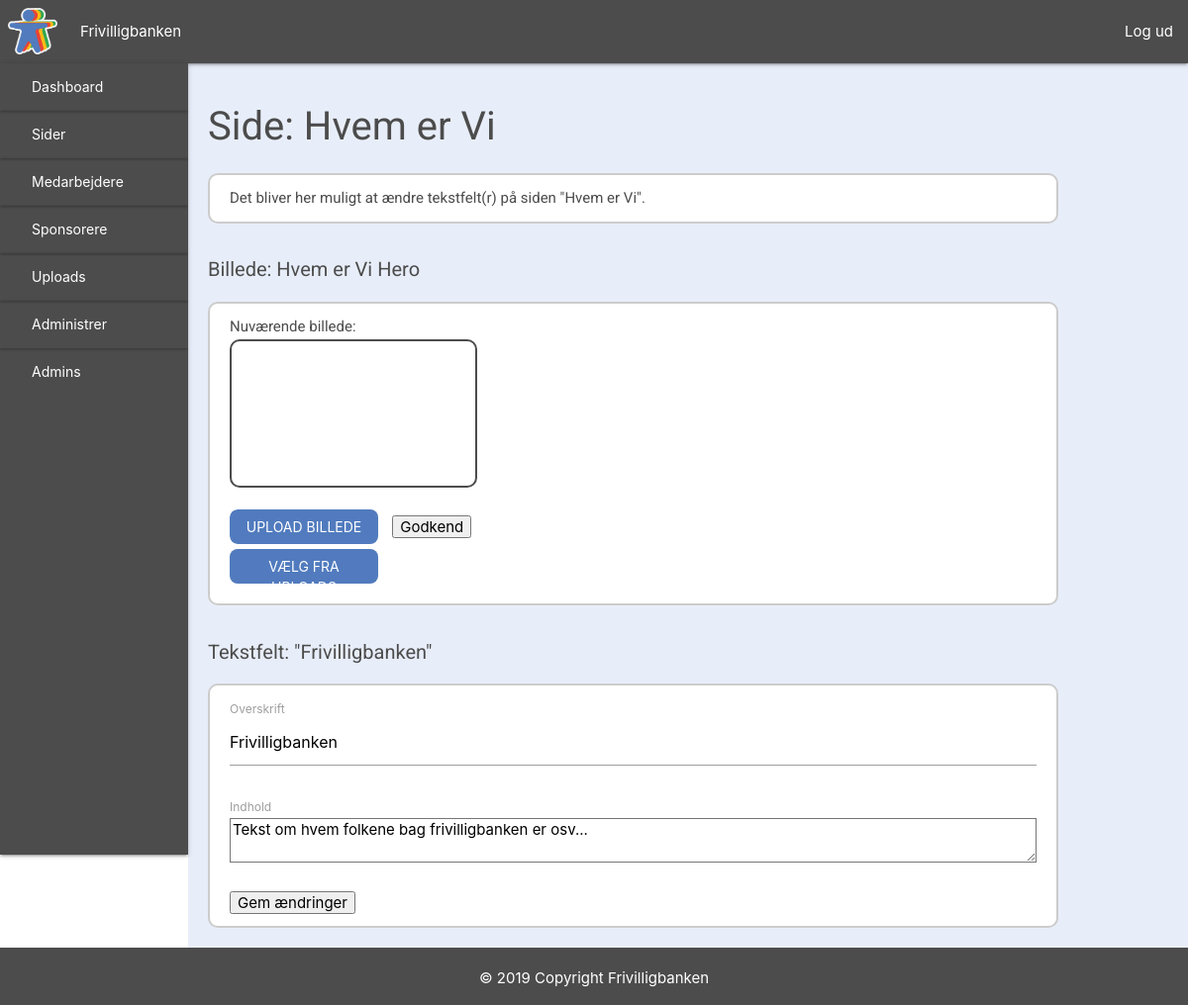
The page /side&om (signed in) on the database its author committed.
### tables this page shows
CREATE TABLE imagefield (
    ImageID INT NOT NULL AUTO_INCREMENT PRIMARY KEY,
    Page VARCHAR(255),
    FieldName VARCHAR(255),
    Image VARCHAR(255)
);

CREATE TABLE textfield (
    TextFieldID INT NOT NULL AUTO_INCREMENT PRIMARY KEY,
    Page VARCHAR(255),
    FieldName VARCHAR(255),
    FieldContent VARCHAR(5000)
);

### view/backend/page_about.php (the view, shortened to what this page needs)
<?php
require_once("view/backend/includes/header.php");
$dbCon = dbCon($user, $pass);
$query = $dbCon->prepare("SELECT * FROM `imageField` WHERE ImageID = 12");
$query->execute();
$getfrontimage1 = $query->fetch();
$dbCon = dbCon($user, $pass);
$query = $dbCon->prepare("SELECT * FROM `textField` WHERE TextFieldID = 6");
$query->execute();
$getabouttext1 = $query->fetch();
?>
    <div id="dashboard">
        <?php require_once ("view/backend/includes/sidenav.php")?>
        <div id="dashboard-content">
            <h1>Side: Hvem er Vi</h1>
            <div id="dashboard-section1">
                <p>
                    Det bliver her muligt at ændre tekstfelt(r) på siden "Hvem er Vi".
                </p>
            </div>
            <h2>Billede: Hvem er Vi Hero</h2>
            <div id="dashboard-section1">
                <p>
                    Nuværende billede:
                <div id="current-image" style="background-image: url('<?php echo $getfrontimage1['Image'] ?>')"></div>
                </p>
                <form enctype="multipart/form-data" method="POST" action="">
                    <div class="upload-btn-wrapper">
                        <div id="imgUpload">Upload billede</div>
                        <div id="upload-file-name"></div>
                    </div>
                    <input id="upload" type="submit" Value="Godkend" name="uploadHero">
                </form>
                <div id="imgUpload" onclick="showImages()">Vælg fra Uploads</div>
            </div>
            <h2>Tekstfelt: "<?php echo $getabouttext1['FieldName'] ?>"</h2>
            <div id="dashboard-section1">
                <p>
                <form method="POST" action="">
                    <label>Overskrift</label>
                    <input type="text" name="about-headline1" value="<?php echo $getabouttext1['FieldName'] ?>">
                    <br><br>
                    <label>Indhold</label>
                    <textarea name="about-text1" id="" cols="30" rows="10"><?php echo $getabouttext1['FieldContent'] ?></textarea>
                    <br><br>
                    <input type="submit" name="updateAboutText1" value="Gem ændringer">
                </form>
                </p>
            </div>
        </div>
    </div>
<?php require_once("view/backend/includes/footer.php"); ?>

### view/backend/css/header.style.css (style rules this page uses)
h1, h2, h3, h4, p { color: #4C4C4C; font-family: 'Roboto', sans-serif; }

### view/backend/css/index.style.css (style rules this page uses)
#dashboard { display: flex; }
#dashboard-content { height: 100%; width: 90%; background-color: #E8EEF9; margin: 64px 0 0 190px; }
#dashboard-content h1 { font-size: 40px; margin-left: 20px; }
#dashboard-content h2 { font-size: 20px; margin-left: 20px; }
#dashboard-section1 { width: 85%; background-color: white; margin: 20px; padding: 20px; border-radius: 10px; border: 2px solid rgba(0,0,0,0.2) }
#dashboard-section1 p { margin: -8px 0; }
#current-image { height: 150px; width: 250px; background-size: cover; background-repeat: no-repeat; background-position: center; border: 2px solid #4C4C4C; border-radius: 10px; margin-top: 10px; }
.upload-btn-wrapper { margin: 30px 0 5px 0; position: relative; overflow: hidden; display: inline-flex; border-radius: 8px; text-align: left; }
#imgUpload { width: 150px; height: 35px; color: white; background-color: #517BBE; padding: 7px; text-align: center; border-radius: 8px; font-size: 14px; text-transform: uppercase; cursor: pointer; }
#upload-file-name, #upload-file-name2 { font-size: 14px; padding: 8px 5px; }

### rows shown on the page
textfield: FieldName "Frivilligbanken", about-headline1 "Frivilligbanken", about-text1 "Tekst om hvem folkene bag frivilligbanken er osv..."
